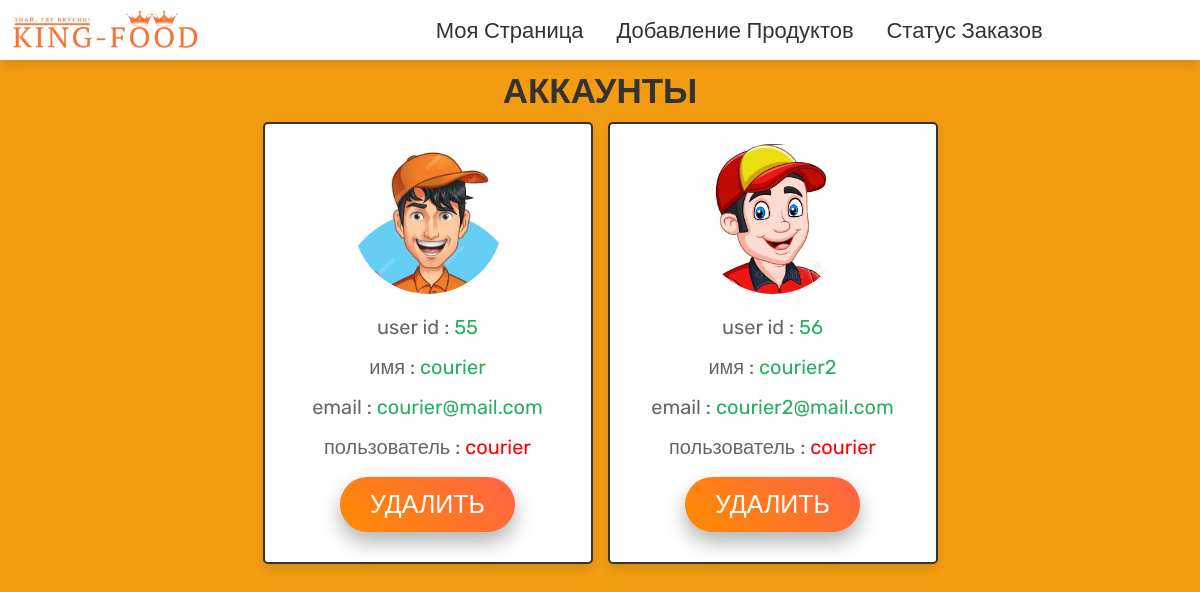
/admin_courier.php (signed in), run on the app's committed database.
### tables this page shows
CREATE TABLE `users` (
  `id` int NOT NULL,
  `name` varchar(100) NOT NULL,
  `email` varchar(100) NOT NULL,
  `password` varchar(100) NOT NULL,
  `user_type` varchar(20) NOT NULL DEFAULT 'user',
  `image` varchar(100) NOT NULL,
  `balance` int NOT NULL DEFAULT '0'
);

### admin_courier.php (the view, shortened to what this page needs)
<?php
@include 'config.php';
?>
<!DOCTYPE html>
<html lang="en">
<head>
   <link rel="stylesheet" href="https://cdnjs.cloudflare.com/ajax/libs/font-awesome/6.1.1/css/all.min.css">
   <link rel="stylesheet" href="css/admin_style.css">
</head>
<body>
<?php include 'admin_header.php'; ?>
<section class="user-accounts">
   <h1 class="title">Аккаунты</h1>
   <div class="box-container">
      <?php
         $select_users = $conn->prepare("SELECT * FROM `users` WHERE  user_type = 'courier'");
         $select_users->execute();
         while($fetch_users = $select_users->fetch(PDO::FETCH_ASSOC)){
      ?>
      <div class="box">
         <img src="uploaded_img/<?= $fetch_users['image']; ?>" alt="">
         <p> user id : <span><?= $fetch_users['id']; ?></span></p>
         <p> имя : <span><?= $fetch_users['name']; ?></span></p>
         <p> email : <span><?= $fetch_users['email']; ?></span></p>
         <p> пользователь : <span style=" color:<?php if($fetch_users['user_type'] == 'courier'){ echo 'red'; }; ?>"><?= $fetch_users['user_type']; ?></span></p>
         <a href="admin_users.php?delete=<?= $fetch_users['id']; ?>" onclick="return confirm('Удалить этого пользователя?');" class="delete-btn">Удалить</a>
      </div>
      <?php
      }
      ?>
   </div>
</section>
</body>
</html>

### css/admin_style.css (style rules this page uses)
.user-accounts .box-container { display: grid; grid-template-columns: repeat(auto-fit, 33rem); gap:1.5rem; align-items: flex-start; justify-content:center; }
.user-accounts .box-container .box { border:var(--border); box-shadow: var(--box-shadow); background-color: var(--white); border-radius: .5rem; padding:2rem; text-align: center; }
.user-accounts .box-container .box img { height: 15rem; width: 15rem; border-radius: 50%; object-fit: cover; margin-bottom: 1rem; }
.user-accounts .box-container .box p { line-height: 1.5; padding:.5rem 0; font-size: 2rem; color:var(--light-color); }
.user-accounts .box-container .box p span { color:var(--green); }

### css/components.css (style rules this page uses)
:root { --green:#27ae60; --orange:#f39c12; --red:#e74c3c; --black:#333; --light-color:#666; --white:#fff; --light-bg:#f6f6f6; --border:.2rem solid var(--black); --box-shadow:0 .5rem 1rem rgba(0,0,0,.1); }
* { font-family: 'Rubik', sans-serif; margin:0; padding:0; box-sizing: border-box; outline: none; border:none; text-decoration: none; color:var(--black); }
:root { --green: #27ae60; --orange: #f39c12; --red: #e74c3c; --black: #333; --light-color: #666; --white: #fff; --light-bg: #f6f6f6; --border: 0.2rem solid var(--black); --box-shadow: 0 0.5rem 1rem rgba(0, 0, 0, 0.1); --orange-bg: #f39c12; }
body { background-color: var(--orange); animation: pulseOrangeToWhite 6s infinite alternate; }
html { font-size: 62.5%; overflow-x: hidden; scroll-behavior: smooth; scroll-padding-top: 6.5rem; }
section { padding:1rem 1rem; max-width: 1200px; margin:0 auto; }
.btn, .delete-btn { display: inline-block; width: auto; margin: 1rem; padding: 1.3rem 3rem; border-radius: 3rem; color: var(--white); font-size: 2.5rem; text-transform: uppercase; cursor: pointer; text-align: center; background-image: linear-gradient(45deg, #ff8c00, #ff6347); box-shadow: 0 10px 20px rgba(0, 0, 0, 0.3); transition: all 0.3s ease; }
.delete-btn { background-color: var(--red); }
.title { text-align: center; margin-bottom: 1rem; text-transform: uppercase; color:var(--black); font-size: 3.5rem; }

### data on the page
users: image (picture), id "55", name "courier", email "courier@mail.com", user_type "courier"
users: image (picture), id "56", name "courier2", email "courier2@mail.com", user_type "courier"
